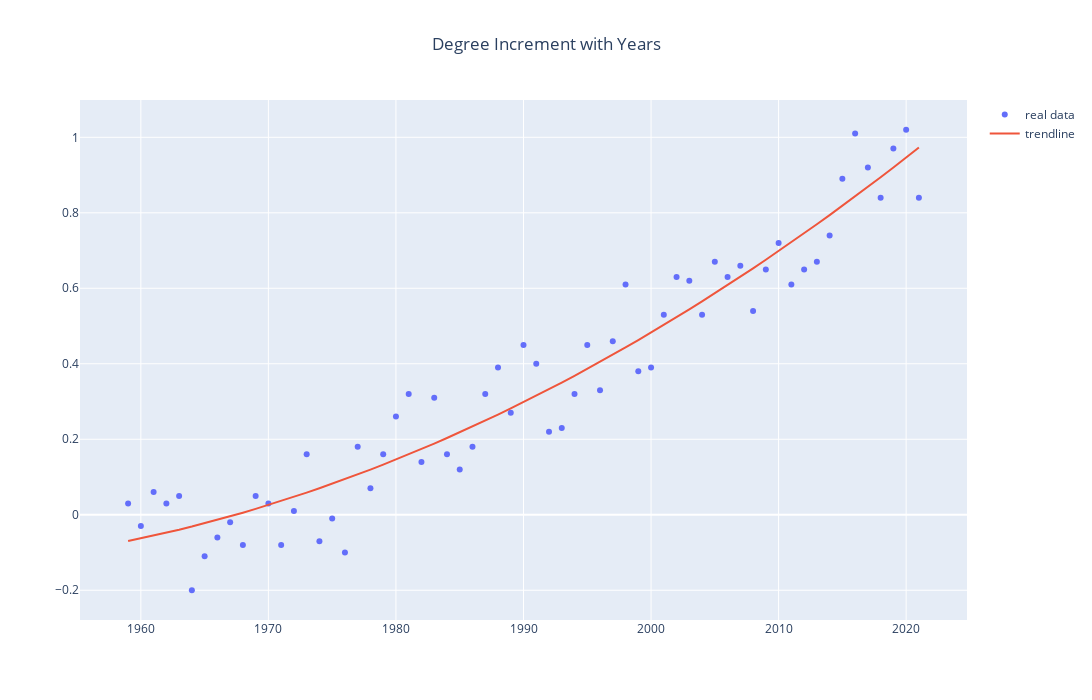
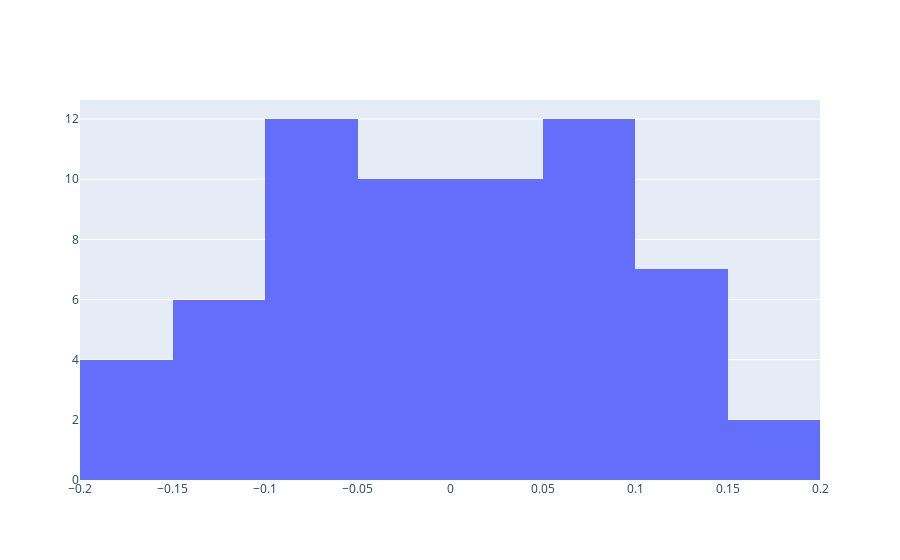
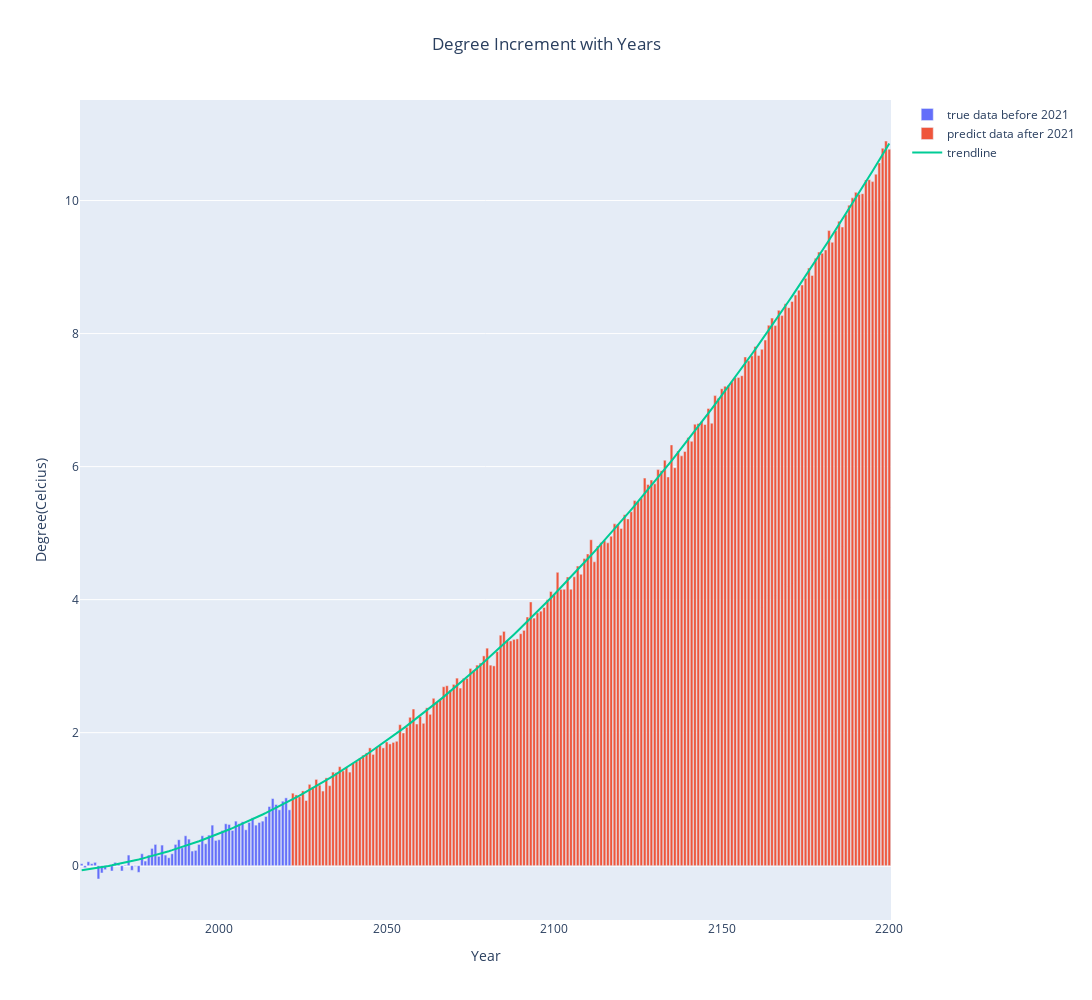

Notebook code cell kept with these figures, in order:
### Code cell
#Temperature & 正态分布 & predict
import matplotlib.pyplot as plt
import numpy as np
import pandas as pd
import plotly.graph_objects as go
from sklearn.metrics import r2_score 



# 已有数据
df = pd.read_excel('2022_HiMCM_Data-B-co2.xlsx',sheet_name="origin")
year = df['Year'].tolist()
degree = df['Degree'].tolist()

# 2次
coef = np.polyfit(year, degree, 2)
degree_fit= np.polyval(coef, year)

fig = go.Figure()
fig.add_traces(go.Scatter(x=year, y=degree, mode = "markers", name = "real data"))
fig.add_traces(go.Scatter(x=year, y=degree_fit, mode = "lines", name = "trendline"))
fig.update_layout( 
        title='Degree Increment with Years',
        title_x=0.5,
        # autosize=False,
        width=1500,
        height=700,
    )
fig.show()




R_square = r2_score(degree, degree_fit) 
print('Coefficient of Determination (R^2): ', R_square) 

# print(len(year))

# y = ax^2 + bx + c
a = coef[0]
b = coef[1]
c = coef[2]
print(a)
print(b)
print(c)

def get_poly2(year):
    return a * year * year + b * year + c

deviation = np.empty(0,dtype=np.float64)

print("Poly2 Prediction Results:")
for i in range(1959, 2022):
    pdict = get_poly2(i)
    dd = pdict - degree[i-1959]  #difference
    deviation = np.append(deviation, dd)

go.Figure(data=[go.Histogram(x=deviation)]).show()

avg = np.average(deviation)
std = np.std(deviation, ddof=1)
print("avg = %.10f, std = %.10f" %(avg, std))

# for i in range(2022, 2101):
#     randft = np.random.normal(avg, std)
#     pdict = get_poly2(i) + randft
#     # print('Year-%d : %.2f' % (i, pdict))


ystart = 1959
yend_true_data = 2021
yend = 2201

year = np.linspace(ystart, yend-1,yend - ystart )

pdict = np.empty(0,dtype=np.float64)
pdict_scatter = np.empty(0,dtype=np.float64)


for y in range(ystart, yend):
    predict = get_poly2(y)
    pdict = np.append(pdict, predict)

    if y <= yend_true_data:
        # use the real/true numbers
        pdict_scatter = np.append(pdict_scatter, degree[y-ystart])
    else:
        randft = np.random.normal(avg, std)
        pdict_scatter = np.append(pdict_scatter, predict + randft)



# fig.add_traces(go.Scatter(x=year, y=pdict_scatter, mode = "markers", name = "data (before/after 2021)"))
fig = go.Figure()

# fig.add_traces(go.Scatter(x=year[:yend_true_data-ystart+1], y=pdict_scatter[:yend_true_data-ystart+1], mode = "markers", name = "true data before 2021"))
# fig.add_traces(go.Scatter(x=year[yend_true_data-ystart+1:], y=pdict_scatter[yend_true_data-ystart+1:], mode = "markers", name = "predict data after 2021"))

fig.add_traces(go.Bar(x=year[:yend_true_data-ystart+1], y=pdict_scatter[:yend_true_data-ystart+1], name = "true data before 2021"))
fig.add_traces(go.Bar(x=year[yend_true_data-ystart+1:], y=pdict_scatter[yend_true_data-ystart+1:], name = "predict data after 2021"))


fig.add_traces(go.Scatter(x=year, y=pdict, mode = "lines", name = "trendline"))

fig.update_layout(
        xaxis = dict(
            title = "Year"
        ),
        yaxis = dict(
            title = "Degree(Celcius)"
        ),
        title='Degree Increment with Years',
        title_x=0.5,
        # autosize=False,
        width=2500,
        height=1000,
    )
fig.show()

### Figure 1 — Plotly figure (JSON) as saved in the notebook; plotly's stock layout.template omitted (floating-point values rounded to 4 significant figures)
{"data": [{"mode": "markers", "name": "real data", "type": "scatter", "x": [1959, 1960, 1961, 1962, 1963, 1964, 1965, 1966, 1967, 1968, 1969, 1970, 1971, 1972, 1973, 1974, 1975, 1976, 1977, 1978, 1979, 1980, 1981, 1982, 1983, 1984, 1985, 1986, 1987, 1988, 1989, 1990, 1991, 1992, 1993, 1994, 1995, 1996, 1997, 1998, 1999, 2000, 2001, 2002, 2003, 2004, 2005, 2006, 2007, 2008, 2009, 2010, 2011, 2012, 2013, 2014, 2015, 2016, 2017, 2018, 2019, 2020, 2021], "y": [0.03, -0.03, 0.06, 0.03, 0.05, -0.2, -0.11, -0.06, -0.02, -0.08, 0.05, 0.03, -0.08, 0.01, 0.16, -0.07, -0.01, -0.1, 0.18, 0.07, 0.16, 0.26, 0.32, 0.14, 0.31, 0.16, 0.12, 0.18, 0.32, 0.39, 0.27, 0.45, 0.4, 0.22, 0.23, 0.32, 0.45, 0.33, 0.46, 0.61, 0.38, 0.39, 0.53, 0.63, 0.62, 0.53, 0.67, 0.63, 0.66, 0.54, 0.65, 0.72, 0.61, 0.65, 0.67, 0.74, 0.89, 1.01, 0.92, 0.84, 0.97, 1.02, 0.84]}, {"mode": "lines", "name": "trendline", "type": "scatter", "x": [1959, 1960, 1961, 1962, 1963, 1964, 1965, 1966, 1967, 1968, 1969, 1970, 1971, 1972, 1973, 1974, 1975, 1976, 1977, 1978, 1979, 1980, 1981, 1982, 1983, 1984, 1985, 1986, 1987, 1988, 1989, 1990, 1991, 1992, 1993, 1994, 1995, 1996, 1997, 1998, 1999, 2000, 2001, 2002, 2003, 2004, 2005, 2006, 2007, 2008, 2009, 2010, 2011, 2012, 2013, 2014, 2015, 2016, 2017, 2018, 2019, 2020, 2021], "y": [-0.06979, -0.0627, -0.05528, -0.04755, -0.0395, -0.03113, -0.02244, -0.01343, -0.0041, 0.005546, 0.01551, 0.02579, 0.0364, 0.04732, 0.05856, 0.07012, 0.08199, 0.09419, 0.1067, 0.1195, 0.1327, 0.1462, 0.16, 0.1741, 0.1885, 0.2032, 0.2183, 0.2337, 0.2494, 0.2654, 0.2817, 0.2984, 0.3154, 0.3327, 0.3503, 0.3682, 0.3865, 0.4051, 0.4239, 0.4432, 0.4627, 0.4825, 0.5027, 0.5232, 0.544, 0.5651, 0.5865, 0.6083, 0.6304, 0.6528, 0.6755, 0.6985, 0.7219, 0.7456, 0.7695, 0.7939, 0.8185, 0.8434, 0.8687, 0.8943, 0.9202, 0.9464, 0.9729]}], "layout": {"height": 700, "title": {"text": "Degree Increment with Years", "x": 0.5}, "width": 1500}}

### Figure 2 — Plotly figure (JSON) as saved in the notebook; plotly's stock layout.template omitted (floating-point values rounded to 4 significant figures)
{"data": [{"type": "histogram", "x": [-0.09979, -0.0327, -0.1153, -0.07755, -0.0895, 0.1689, 0.08756, 0.04657, 0.0159, 0.08555, -0.03449, -0.004206, 0.1164, 0.03732, -0.1014, 0.1401, 0.09199, 0.1942, -0.07329, 0.04954, -0.02731, -0.1138, -0.16, 0.03406, -0.1215, 0.04324, 0.0983, 0.05369, -0.07061, -0.1246, 0.01175, -0.1516, -0.08461, 0.1127, 0.1203, 0.04823, -0.06351, 0.07506, -0.03605, -0.1668, 0.08268, 0.09253, -0.0273, -0.1068, -0.07602, 0.0351, -0.08345, -0.0217, -0.02962, 0.1128, 0.02549, -0.02147, 0.1119, 0.09555, 0.09954, 0.05385, -0.07152, -0.1666, -0.05131, 0.05428, -0.04982, -0.0736, 0.1329]}], "layout": {}}

### Figure 3 — Plotly figure (JSON) as saved in the notebook; plotly's stock layout.template omitted (floating-point values rounded to 4 significant figures; data arrays with more than 128 entries replaced by an {"elided": "..."} marker saying what was removed)
{"data": [{"name": "true data before 2021", "type": "bar", "x": [1959, 1960, 1961, 1962, 1963, 1964, 1965, 1966, 1967, 1968, 1969, 1970, 1971, 1972, 1973, 1974, 1975, 1976, 1977, 1978, 1979, 1980, 1981, 1982, 1983, 1984, 1985, 1986, 1987, 1988, 1989, 1990, 1991, 1992, 1993, 1994, 1995, 1996, 1997, 1998, 1999, 2000, 2001, 2002, 2003, 2004, 2005, 2006, 2007, 2008, 2009, 2010, 2011, 2012, 2013, 2014, 2015, 2016, 2017, 2018, 2019, 2020, 2021], "y": [0.03, -0.03, 0.06, 0.03, 0.05, -0.2, -0.11, -0.06, -0.02, -0.08, 0.05, 0.03, -0.08, 0.01, 0.16, -0.07, -0.01, -0.1, 0.18, 0.07, 0.16, 0.26, 0.32, 0.14, 0.31, 0.16, 0.12, 0.18, 0.32, 0.39, 0.27, 0.45, 0.4, 0.22, 0.23, 0.32, 0.45, 0.33, 0.46, 0.61, 0.38, 0.39, 0.53, 0.63, 0.62, 0.53, 0.67, 0.63, 0.66, 0.54, 0.65, 0.72, 0.61, 0.65, 0.67, 0.74, 0.89, 1.01, 0.92, 0.84, 0.97, 1.02, 0.84]}, {"name": "predict data after 2021", "type": "bar", "x": {"elided": "179 int values"}, "y": {"elided": "179 float values"}}, {"mode": "lines", "name": "trendline", "type": "scatter", "x": {"elided": "242 int values"}, "y": {"elided": "242 float values"}}], "layout": {"height": 1000, "title": {"text": "Degree Increment with Years", "x": 0.5}, "width": 2500, "xaxis": {"title": {"text": "Year"}}, "yaxis": {"title": {"text": "Degree(Celcius)"}}}}
